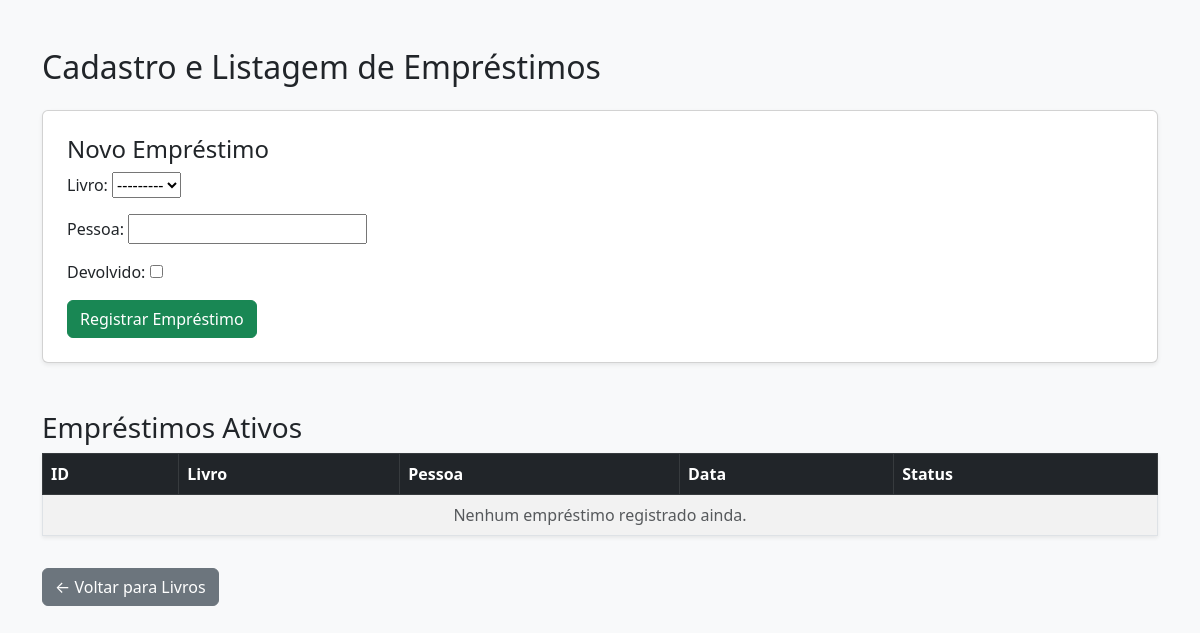
/gerenciamento/emprestimos/, run on an earlier commit of the app's database.
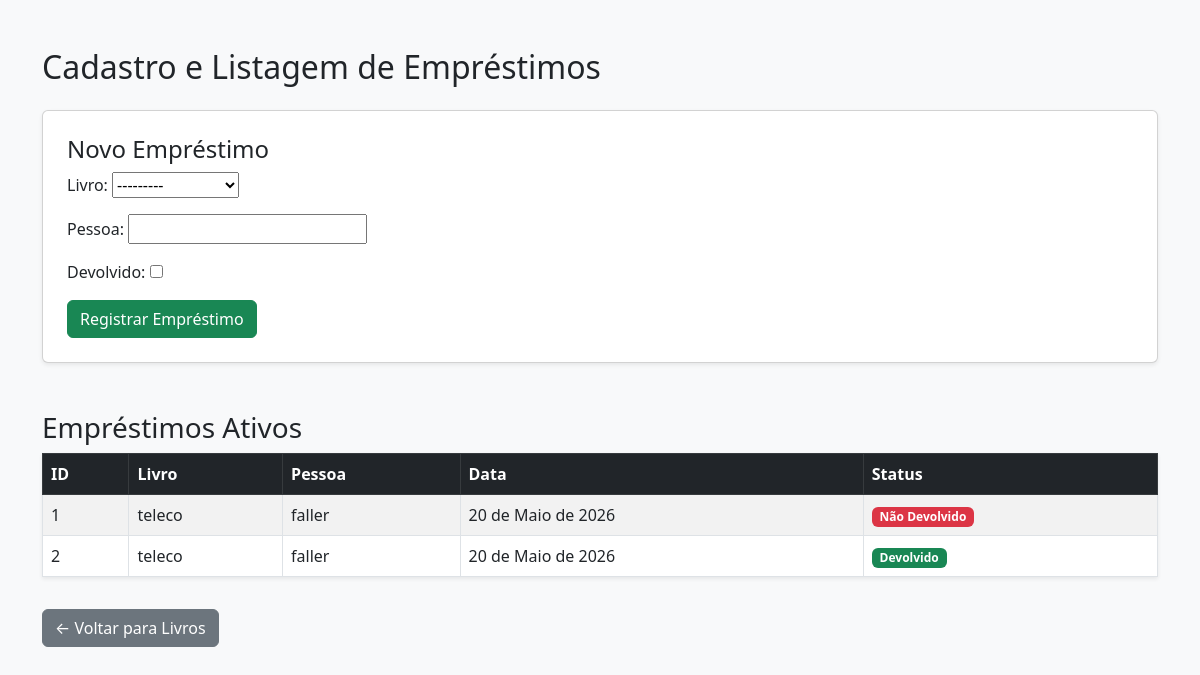
And on a later commit of the database.
### core/models.py (models this page shows, shortened)
class Emprestimo(models.Model):
    livro = models.ForeignKey(Livro, on_delete=models.CASCADE, related_name='emprestimos')
    pessoa = models.CharField(max_length=255)
    data = models.DateField(auto_now_add=True)
    devolvido = models.BooleanField(default=False)

class Livro(models.Model):
    titulo = models.CharField(max_length=255)
    autor = models.CharField(max_length=255)
    ano = models.IntegerField()
    def __str__(self):
        return f"{self.titulo} - {self.autor}"

### core/views.py (the view)
# urls.py: path('gerenciamento/emprestimos/', views.gerenciar_emprestimos, name='gerenciar_emprestimos'),
def gerenciar_emprestimos(request):
    garantir_autenticacao(request)
    emprestimos = Emprestimo.objects.all()
    form = EmprestimoForm(request.POST or None)
    if request.method == 'POST' and form.is_valid():
        form.save()
        return redirect('gerenciar_emprestimos')
    return render(request, 'core/emprestimos.html', {'emprestimos': emprestimos, 'form': form})

### core/forms.py (shortened to what this page needs)
class EmprestimoForm(forms.ModelForm):
    class Meta:
        model = Emprestimo
        fields = ['livro', 'pessoa', 'devolvido']

### core/views.py (called while the page is built)
def garantir_autenticacao(request):
    if not request.user.is_authenticated:
        admin_user = User.objects.filter(is_superuser=True).first()
        if admin_user:
            login(request, admin_user)

### core/templates/core/emprestimos.html (shortened to what this page needs)
<!DOCTYPE html>
<html lang="pt-br">
<head>
    <link href="https://cdn.jsdelivr.net/npm/bootstrap@5.3.0/dist/css/bootstrap.min.css" rel="stylesheet">
</head>
<body class="bg-light">
    <div class="container mt-5">
        <h2 class="mb-4">Cadastro e Listagem de Empréstimos</h2>
        <div class="card p-4 mb-5 shadow-sm">
            <h4>Novo Empréstimo</h4>
            <form method="POST">
                <div class="mb-3">
                    {{ form.as_p }}
                </div>
                <button type="submit" class="btn btn-success">Registrar Empréstimo</button>
            </form>
        </div>
        <h3>Empréstimos Ativos</h3>
        <table class="table table-striped table-bordered bg-white shadow-sm">
            <thead class="table-dark">
                <tr>
                    <th>ID</th>
                    <th>Livro</th>
                    <th>Pessoa</th>
                    <th>Data</th>
                    <th>Status</th>
                </tr>
            </thead>
            <tbody>
                {% for emprestimo in emprestimos %}
                <tr>
                    <td>{{ emprestimo.id }}</td>
                    <td>{{ emprestimo.livro.titulo }}</td>
                    <td>{{ emprestimo.pessoa }}</td>
                    <td>{{ emprestimo.data }}</td>
                    <td>
                        {% if emprestimo.devolvido %}
                        <span class="badge bg-success">Devolvido</span>
                        {% else %}
                        <span class="badge bg-danger">Não Devolvido</span>
                        {% endif %}
                    </td>
                </tr>
                {% empty %}
                <tr>
                    <td colspan="5" class="text-center text-muted">Nenhum empréstimo registrado ainda.</td>
                </tr>
                {% endfor %}
            </tbody>
        </table>
        <a href="/gerenciamento/livros/" class="btn btn-secondary mt-3">← Voltar para Livros</a>
    </div>
</body>
</html>

What changed in the data, as far as the page shows it:
added Emprestimo: id "1", livro.titulo "teleco", pessoa "faller", data "20 de Maio de 2026", devolvido "Não Devolvido"
added Emprestimo: id "2", livro.titulo "teleco", pessoa "faller", data "20 de Maio de 2026", devolvido "Devolvido"
Also different on the page:
text no longer shown: "Nenhum empréstimo registrado ainda."
